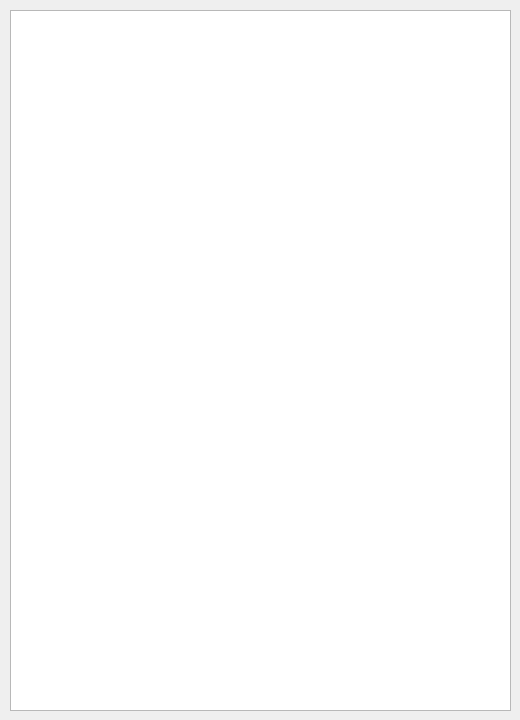
<?xml version="1.0" encoding="UTF-8"?>
<ui version="4.0">
 <class>Widget</class>
 <widget class="QWidget" name="Widget">
  <property name="geometry">
   <rect>
    <x>0</x>
    <y>0</y>
    <width>520</width>
    <height>720</height>
   </rect>
  </property>
  <property name="windowTitle">
   <string>Widget</string>
  </property>
  <widget class="QGraphicsView" name="graphicsView">
   <property name="geometry">
    <rect>
     <x>10</x>
     <y>10</y>
     <width>501</width>
     <height>701</height>
    </rect>
   </property>
   <property name="styleSheet">
    <string notr="true">background-image: url(:/images/GameplayBg.png);</string>
   </property>
  </widget>
 </widget>
 <resources/>
 <connections/>
</ui>
